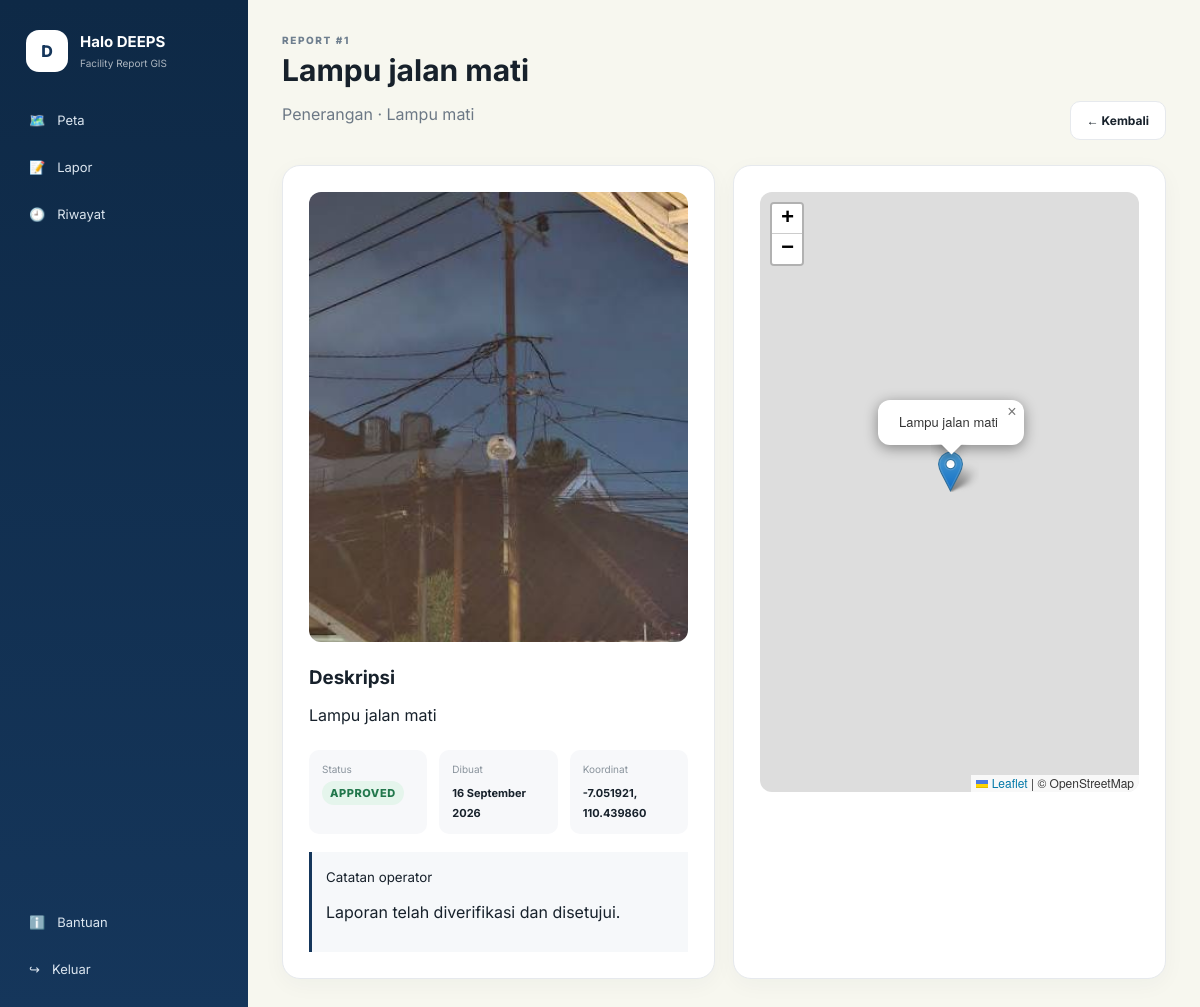
Screenshot of /report/1 (signed in) with the database file from the repository.
### app.py (models this page shows)
class Report(db.Model):
    id = db.Column(db.Integer, primary_key=True)
    title = db.Column(db.String(180), nullable=False)
    category = db.Column(db.String(50), nullable=False)
    damage_type = db.Column(db.String(120), nullable=False)
    description = db.Column(db.Text, nullable=False)
    latitude = db.Column(db.Float, nullable=False)
    longitude = db.Column(db.Float, nullable=False)
    photo = db.Column(db.String(255), nullable=True)
    status = db.Column(db.String(30), default="pending")  # pending/approved/disapproved
    operator_reason = db.Column(db.Text, nullable=True)
    created_at = db.Column(db.DateTime, default=datetime.utcnow)
    reviewed_at = db.Column(db.DateTime, nullable=True)
    user_id = db.Column(db.Integer, db.ForeignKey("user.id"), nullable=False)

### app.py (the view)
@app.route("/report/<int:report_id>")
@login_required
def report_detail(report_id):
    report = db.get_or_404(Report, report_id)
    if report.status != "approved" and report.user_id != current_user.id and current_user.role != "operator":
        flash("Laporan belum tersedia untuk publik.", "error")
        return redirect(url_for("map_page"))
    return render_template("report_detail.html", report=report)

### app.py (called while the page is built)
@login_manager.user_loader
def load_user(user_id):
    return db.session.get(User, int(user_id))

@app.context_processor
def inject_globals():
    return {"categories": CATEGORIES}

### templates/report_detail.html (shortened to what this page needs)
{% extends "base.html" %}{% block title %}Detail Laporan · Halo DEEPS{% endblock %}
{% block content %}
<div class="page-head"><div><div class="section-kicker">REPORT #{{report.id}}</div><h1>{{report.title}}</h1><p class="muted">{{report.category}} · {{report.damage_type}}</p></div><a class="btn ghost" href="{{url_for('history')}}">← Kembali</a></div>
<div class="detail-grid">
  <section class="form-card">
    {% if report.photo %}<img class="detail-photo" src="{{url_for('uploaded_file', filename=report.photo)}}" alt="Foto laporan">{% endif %}
    <h3>Deskripsi</h3><p>{{report.description}}</p>
    <div class="info-grid"><div><small>Status</small><strong class="badge {{report.status}}">{{report.status|capitalize}}</strong></div><div><small>Dibuat</small><strong>{{report.created_at.strftime('%d %B %Y')}}</strong></div><div><small>Koordinat</small><strong>{{'%.6f'|format(report.latitude)}}, {{'%.6f'|format(report.longitude)}}</strong></div></div>
    {% if report.operator_reason %}<div class="reason-box"><small>Catatan operator</small><p>{{report.operator_reason}}</p></div>{% endif %}
  </section>
  <section class="form-card"><div id="detailMap"></div></section>
</div>
{% endblock %}

### static/style.css (style rules this page uses)
:root { --navy:#15365b;--navy2:#0e2946;--cream:#f7f7ef;--ink:#17212b;--muted:#6c7885;--line:#e6e9ed;--white:#fff;--red:#d95c5c;--green:#3aa76d;--yellow:#e6ad2e;--shadow:0 12px 35px rgba(20,43,68,.09) }
* { box-sizing:border-box }
body { margin:0;font-family:Inter,system-ui,sans-serif;background:var(--cream);color:var(--ink) }
a { text-decoration:none;color:inherit }
.section-kicker { font-size:10px;font-weight:800;letter-spacing:.16em;color:#6f7f8f }
.muted { color:var(--muted) }
.btn { border:0;border-radius:10px;padding:11px 16px;font-weight:700;font-size:12px;cursor:pointer;display:inline-flex;align-items:center;justify-content:center;gap:8px }
.ghost { background:#fff;border:1px solid var(--line) }
.page-head { display:flex;justify-content:space-between;gap:20px;align-items:flex-end;margin-bottom:25px }
.page-head h1 { font-size:30px;margin:6px 0 }
.map-panel,.latest-panel,.form-card,.stat-card,.review-card,.empty-card { background:#fff;border:1px solid var(--line);border-radius:18px;box-shadow:0 6px 22px rgba(20,43,68,.04) }
.badge { font-size:9px;font-weight:800;text-transform:uppercase;letter-spacing:.05em;border-radius:99px;padding:5px 8px;display:inline-block }
.badge.approved { background:#e5f5ec;color:#22774c }
.form-card { padding:26px }
.form-card h3 { margin:0 0 15px }
.detail-grid { display:grid;grid-template-columns:1fr 1fr;gap:18px }
.detail-photo { width:100%;max-height:450px;object-fit:cover;border-radius:12px;margin-bottom:20px }
.info-grid { display:grid;grid-template-columns:1fr 1fr 1fr;gap:12px;margin-top:25px }
.info-grid div { background:#f7f8fa;padding:13px;border-radius:10px }
.info-grid small { display:block;color:#89939c;font-size:10px;margin-bottom:6px }
.info-grid strong { font-size:11px }
.reason-box { margin-top:18px;background:#f6f8fa;padding:14px;border-left:3px solid var(--navy) }
#detailMap { height:600px;border-radius:12px;overflow:hidden }

### rows the page displays
Report: id "1", title "Lampu jalan mati", category "Penerangan", damage_type "Lampu mati", photo (picture), description "Lampu jalan mati", status "APPROVED", created_at "16 September 2026", latitude "-7.051921", longitude "110.439860", operator_reason "Laporan telah diverifikasi dan disetujui."
